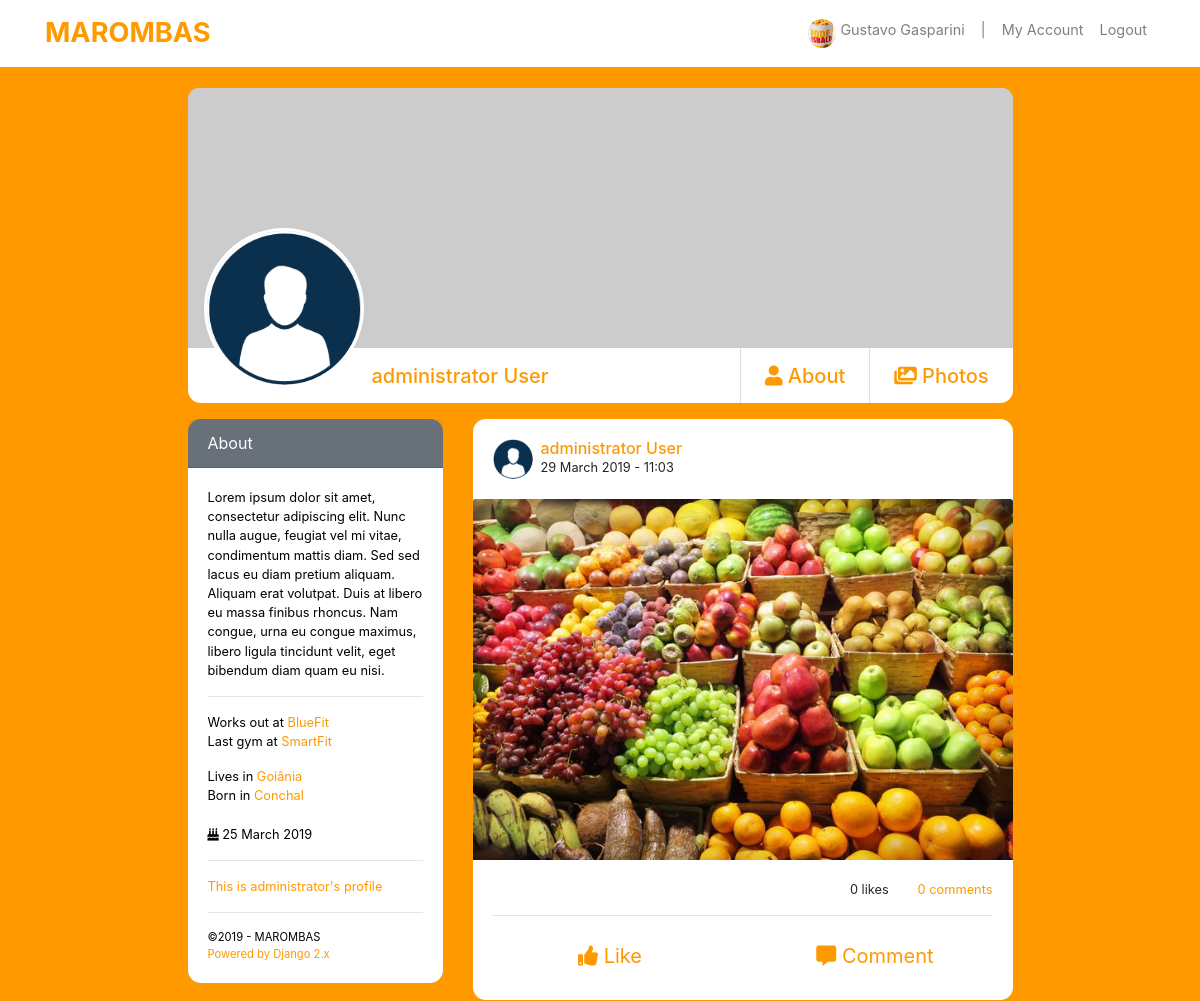
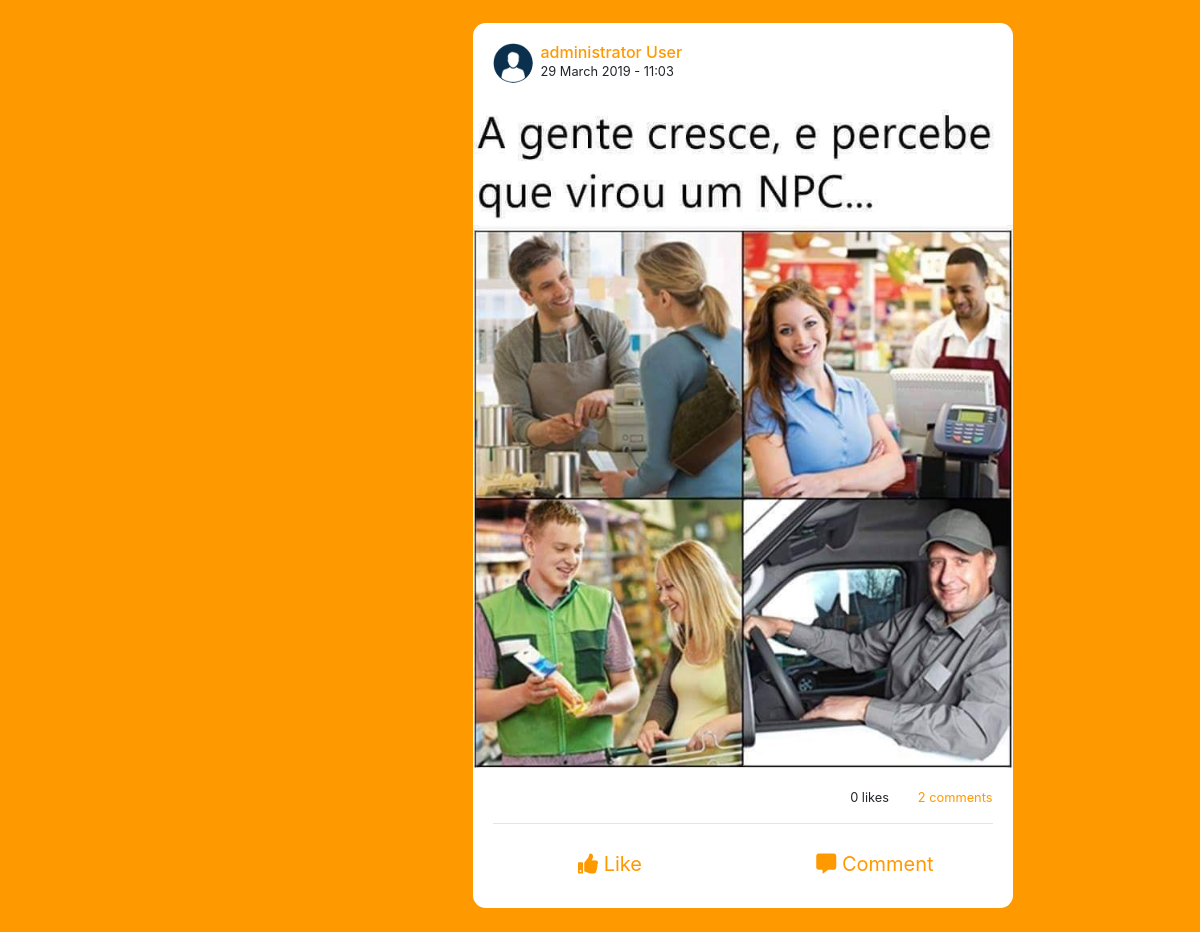
The app's page /profile/1/ (signed in) with its own data (2 pictures, top to bottom).
### accounts/models.py (models this page shows)
class User(AbstractBaseUser, PermissionsMixin):
    first_name = models.CharField('First Name', max_length=50)
    last_name = models.CharField('Last Name', max_length=50)
    username = models.CharField('Username', max_length=60, unique=True)
    email = models.EmailField('E-mail', unique=True)
    birth_date = models.DateField('Birth Date', auto_now=False, null=True)
    description = models.TextField('Description', null=True, blank=True)
    description_card = models.TextField('Brief Description', null=True, blank=True)
    Prof_pic = models.ImageField('Profile Picture', upload_to='user_prof_pic', null=True, blank=True)
    album_photos = models.ImageField('Album photos', upload_to='album_photos', null=True, blank=True)
    cover_image = models.ImageField('Cover Image', upload_to='cover_pics', null=True, blank=True)
    date_joined = models.DateTimeField('Date joined', auto_now_add=True)
    works_out = models.CharField('Works out at', max_length=60)
    last_gym = models.CharField('Last Gym', max_length=60, default='last gym')
    city = models.CharField('Lives in', max_length=60)
    hometown = models.CharField('Hometown', max_length=60)
    is_active = models.BooleanField(default=True)
    is_admin = models.BooleanField(default=False)
    is_staff = models.BooleanField(default=False)
    USERNAME_FIELD = 'email'
    REQUIRED_FIELDS = ['username',]
    object = UserManager()
    class Meta:
        verbose_name = 'User'
        verbose_name_plural = 'Users'
    def __str__(self):
        return f"{self.first_name} {self.last_name}" or self.username

### posts/models.py (models this page shows, shortened)
class Post(models.Model):
    author  = models.ForeignKey(User, on_delete=models.CASCADE)
    created = models.DateTimeField('Created', auto_now_add=True)
    updated = models.DateTimeField('Updated', auto_now=True)
    text    = models.TextField('Text', blank=True)
    image   = models.ImageField('Image', upload_to='img_post', null=True, blank=True)
    likes   = models.ManyToManyField(User, related_name='likes', blank=True)

### accounts/views.py (the view)
# urls.py: path('<int:pk>/', views.profile_page, name='profile'),
@login_required
def profile_page(request, pk):
    one_user = get_object_or_404(User, pk=pk)
    post = Post.objects.filter(author=one_user).order_by('-created')
    if request.method == 'POST':
        form_post = PostForm(request.POST or None, request.FILES or None)
        if form_post.is_valid():
            form = form_post.save(commit=False)
            form.author = request.user
            form.save()
            return redirect('accounts:profile', pk)
    else:
        form_post = PostForm()
    context = {
        'one_user': one_user,
        'post': post,
        'form_post': form_post,
    }
    return render(request, 'accounts/profile.html', context)

### accounts/context_processors.py (called while the page is built)
def user_list(request):
    latest_users = User.object.order_by('-date_joined')[:6]
    return {'user_list': latest_users}

### accounts/templates/accounts/profile.html (shortened to what this page needs)
{% extends "base_profile.html" %}
{% load static %}
{% block content %}
    <div class="row d-flex justify-content-center">
        <div class="col-md-1"></div>
        <div class="col-md-9">
            <div class="card mb-3">
                <div class="wrapper">
                    {% if one_user.cover_image %}
                        <img src="{{ one_user.cover_image.url }}" class="card-img-top round-top-img">
                    {% else %}
                        <img src="https://dummyimage.com/600x400/707070/ffffff&text=image+cover" class="card-img-top round-top-img">
                    {% endif %}
                </div>
                <div class="card-body title-name">
                    <a href="{% url 'accounts:profile' one_user.pk %}">
                        {% if one_user.Prof_pic %}
                            <img src="{{ one_user.Prof_pic.url }}" class="prof_main_pic_card float-left mr-2 ml-3 mb-2">
                        {% else %}
                            <img src="{% static 'img/download.png' %}" class="prof_main_pic_card float-left mr-2 ml-3 mb-2">
                        {% endif %}
                    </a>
                    <a href="{% url 'accounts:profile' one_user.pk %}" class="link-color float-left"><h5 class="card-title mt-3">{{ one_user.first_name }} {{ one_user.last_name }}</h5></a>
                    <a href="{% url 'accounts:photos' one_user.pk %}" class="link-color float-right"><h5 class="card-title mr-4 mt-3"><i class="fas fa-images"></i> Photos</h5></a>
                    <a href="{% url 'accounts:about' one_user.pk %}" class="link-color float-right"><h5 class="card-title mr-4 mt-3"><i class="fas fa-user"></i> About</h5></a>
                </div>
            </div>
        </div>
        <div class="col-md-1"></div>
    </div>
    <div class="row d-flex justify-content-center">
        <div class="col-md-1"></div>
        <div class="col-md-3">
            <div class="card text-white bg-secondary mb-3">
                <div class="card-header">About</div>
                <div class="card-body profiles-card">
                    <p class="card-text">{{ one_user.description}}</p>
                    <hr>
                    <p class="card-text">
                        Works out at <a href="https://bluefit.com.br/" target="_blank" class="link-color">{{ one_user.works_out }}</a> <br>
                        Last gym at <a href="https://www.smartfit.com.br/" target="_blank" class="link-color">{{ one_user.last_gym }}</a>
                    </p>
                    <p class="card-text">
                        Lives in <a href="http://www.capital.sp.gov.br/" target="_blank" class="link-color">{{ one_user.city }}</a> <br>
                        Born in <a href="http://www.conchal.sp.gov.br/source/index.jsp" target="_blank" class="link-color">{{ one_user.hometown }}</a> <br><br>
                        <i class="fas fa-birthday-cake"></i> {{ one_user.birth_date|date:"d F Y" }}
                    </p>
                    <hr>
                        {% if user.pk == one_user.pk %}
                            <a href="{% url 'accounts:my_account' user.pk %}" class="btn btn-color"><i class="fas fa-user"></i> Edit My Profile</a>
                        {% else %}
                            <p class="card-text link-color">This is {{ one_user.first_name }}'s profile</p>
                        {% endif %}
                    <hr>
                    <div class="footer-copyright">©2019 - MAROMBAS <br>
                        <a href="https://www.djangoproject.com/" target="_blank" class="link-color"> Powered by Django 2.x</a>
                    </div>
                </div>
            </div>
        </div>
        <div class="col-md-6">
            <div class="row">
                <div class="col-md-12">
                    {% if post %}
                        {% for posts in post %}
                            <div class="card">
                                <div class="card-body">
                                    {% if posts.author.Prof_pic %}
                                        <img src="{{ posts.author.Prof_pic.url }}" class="prof_pic_ind float-left mr-2">
                                    {% else %}
                                        <img src="{% static 'img/download.png' %}" class="prof_pic_ind float-left mr-2">
                                    {% endif %}
                                    <a href="{% url 'accounts:profile' posts.author.pk %}" class="link-color"><h6 class="card-title mar-card-title">{{ posts.author }}</h6></a>
                                    <p class="card-text">{{ posts.created|date:"d F Y - H:m" }}</p>
                                </div>
                                {% if posts.image %}
                                    <a href="{% url 'posts:post_page' posts.pk %}"><img src="{{ posts.image.url }}" class="card-img-top" alt=""></a>
                                {% endif %}
                                <div class="card-body">
                                    <p class="card-text text-right">
                                        {{ posts.likes.count }} like{{ posts.likes.count|pluralize }} &nbsp;&nbsp;&nbsp;&nbsp;&nbsp;&nbsp;
                                        <a href="{% url 'posts:post_page' posts.pk %}" class="link-color">
                                            {{ posts.comment_set.count }} comment{{ posts.comment_set.count|pluralize }}
                                        </a>
                                    </p>
                                    <hr>
                                    <div class="row">
                                        <div class="col-md-6 d-flex justify-content-center">
                                            <form action="{% url 'posts:like_post' %}" method="POST">
                                                <button type="submit" onclick="reloadLike()" id="refreshed" class="btn btn-lg btn-color" value="{{ posts.pk }}" name="post_id"><i class="fas fa-thumbs-up"></i> Like</button>
                                            </form>
                                        </div>
                                        <div class="col-md-6 d-flex justify-content-center">
                                            <a href="{% url 'posts:post_page' posts.pk %}" class="btn btn-lg btn-color"><i class="fas fa-comment-alt"></i> Comment</a>
                                        </div>
                                    </div>
                                </div>
                            </div>
                            <br>
                        {% endfor %}
                    {% endif %}
                </div>
            </div>
        </div>
        <div class="col-md-1"></div>
    </div>
{% endblock %}

### core/templates/base_profile.html (shortened to what this page needs)
<!DOCTYPE html>
{% load static %}
<html lang="en">
    <head>
        <link rel="stylesheet" href="https://stackpath.bootstrapcdn.com/bootstrap/4.3.1/css/bootstrap.min.css">
        <link rel="stylesheet" href="https://use.fontawesome.com/releases/v5.7.2/css/all.css">
        <link rel="stylesheet" href="{% static 'css/base_style.css' %}">
    </head>
    <body>
        <nav class="navbar fixed-top navbar-expand-lg navbar-light bg-light">
            <div class="container">
                <a class="navbar-brand" href="{% url 'index' %}">MAROMBAS</a>
                <div class="collapse navbar-collapse" id="navbarNav">
                    <ul class="navbar-nav ml-auto">
                        <li class="nav-item normal-li">
                            <a href="{% url 'accounts:profile' user.pk %}" class="nav-link">
                                {% if user.Prof_pic %}
                                    <img src="{{ user.Prof_pic.url }}" class="prof_pic d-inline-block align-top mr-1">{{ user }}
                                {% else %}
                                    <img src="{% static 'img/download.png' %}" class="prof_pic d-inline-block align-top mr-1">{{ user }}
                                {% endif %}
                            </a>
                        </li>
                        <li class="nav-item normal-li">
                            <span class="nav-link">|</span>
                        </li>
                        <li class="nav-item normal-li">
                            <a href="{% url 'accounts:my_account' user.pk %}" class="nav-link">My Account</a>
                        </li>
                        <li class="nav-item normal-li">
                            <a href="{% url 'logout' %}" class="nav-link">Logout</a>
                        </li>
                    </ul>
                </div>
            </div>
        </nav>
        <div class="container">
            {% block content %}
            {% endblock %}
        </div>
    </body>
</html>

### core/static/css/base_style.css (style rules this page uses)
body { background-color: #FF9900; }
.bg-light { background-color: #fff !important; }
.navbar-nav { font-size: 0.9rem; }
.navbar-light .navbar-brand { color: #FF9900; font-weight: bold; font-size: 1.7em; }
.btn-color { color: #FF9900; }
.prof_pic { border-radius: 50%; width: 1.8rem; height: 1.8rem; object-fit: cover; }
.prof_pic_ind { border-radius: 50%; width: 2.5rem; height: 2.5rem; object-fit: cover; }
.prof_main_pic_card { border-radius: 50%; width: 10rem; height: 10rem; object-fit: cover; margin: -120px 0px 0px 0px; border: 3px solid white; }
.card { border: none; border-radius: 0.8rem; }
.card-text { font-size: 0.8rem; }
.link-color { color: #FF9900; }
.mar-card-title { margin-bottom: 0px; }
.profiles-card { background-color: white; color: black; border-bottom-left-radius: 0.8rem; border-bottom-right-radius: 0.8rem; }
.footer-copyright { font-size: 0.7rem; }
.round-top-img { height: 260px; object-fit: cover; border-top-left-radius: 0.7rem; border-top-right-radius: 0.7rem; }
.wrapper { height: 260px; width: 100%; }
.title-name { padding: 0; }
li, .help-block { color: #6c757d; font-size: 0.75rem; }
.normal-li { font-size: 0.9rem; }

### records on screen
User: Prof_pic (picture), first_name+last_name "Gustavo Gasparini"
User: first_name "administrator", last_name "User", description "Lorem ipsum dolor sit amet, consectetur adipiscing elit. Nunc nulla augue, feugiat vel mi vitae, condimentum mattis diam. Sed sed lacus eu diam pretium aliquam. Aliquam erat volutpat. Duis at libero eu massa finibus rhoncus. Nam congue, urna eu congue maximus, libero ligula tincidunt velit, eget bibendum diam quam eu nisi.", works_out "BlueFit", last_gym "SmartFit", city "Goiânia", hometown "Conchal", birth_date "25 March 2019"
Post: author "administrator User", created "29 March 2019 - 11:03", image (picture), likes.count "0", comment_set.count "0"
Post: author "administrator User", created "29 March 2019 - 11:03", image (picture), likes.count "0", comment_set.count "2"
